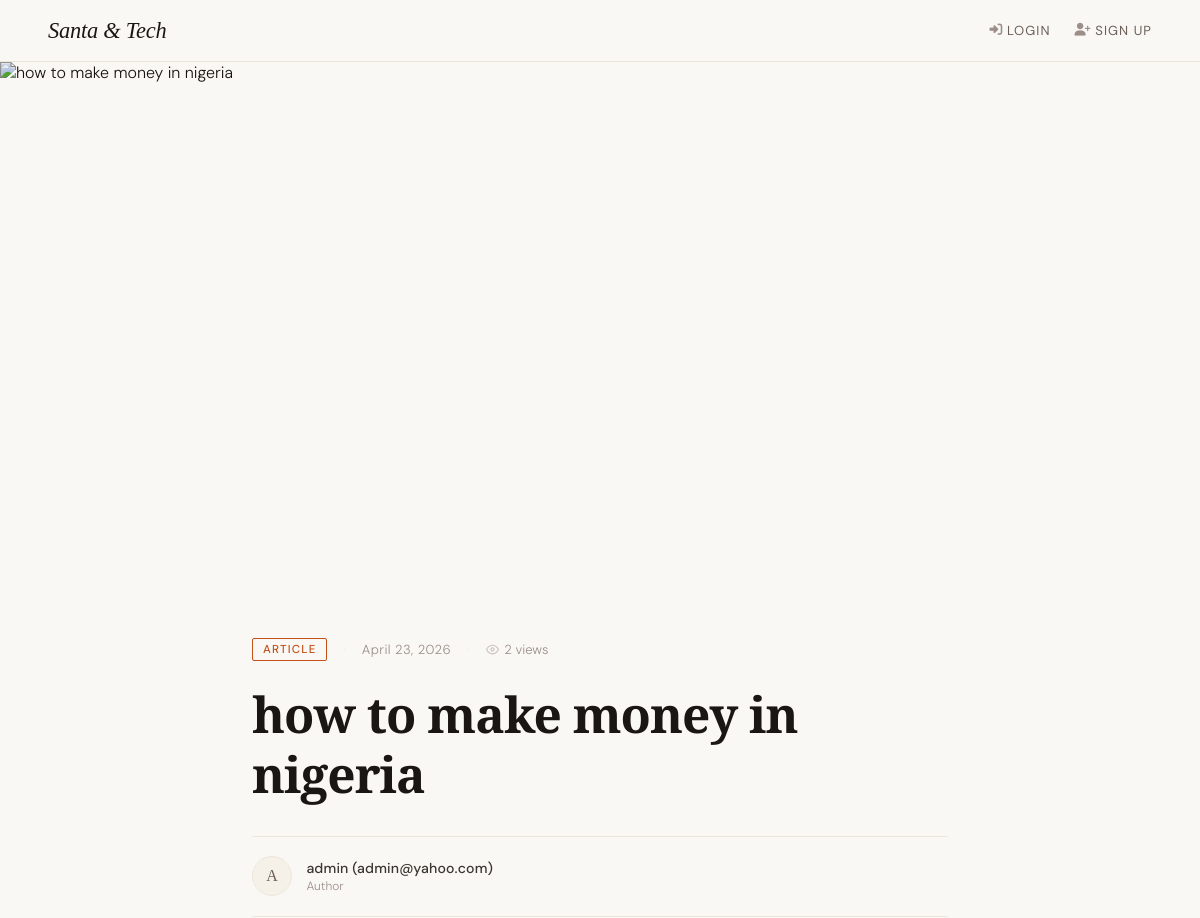
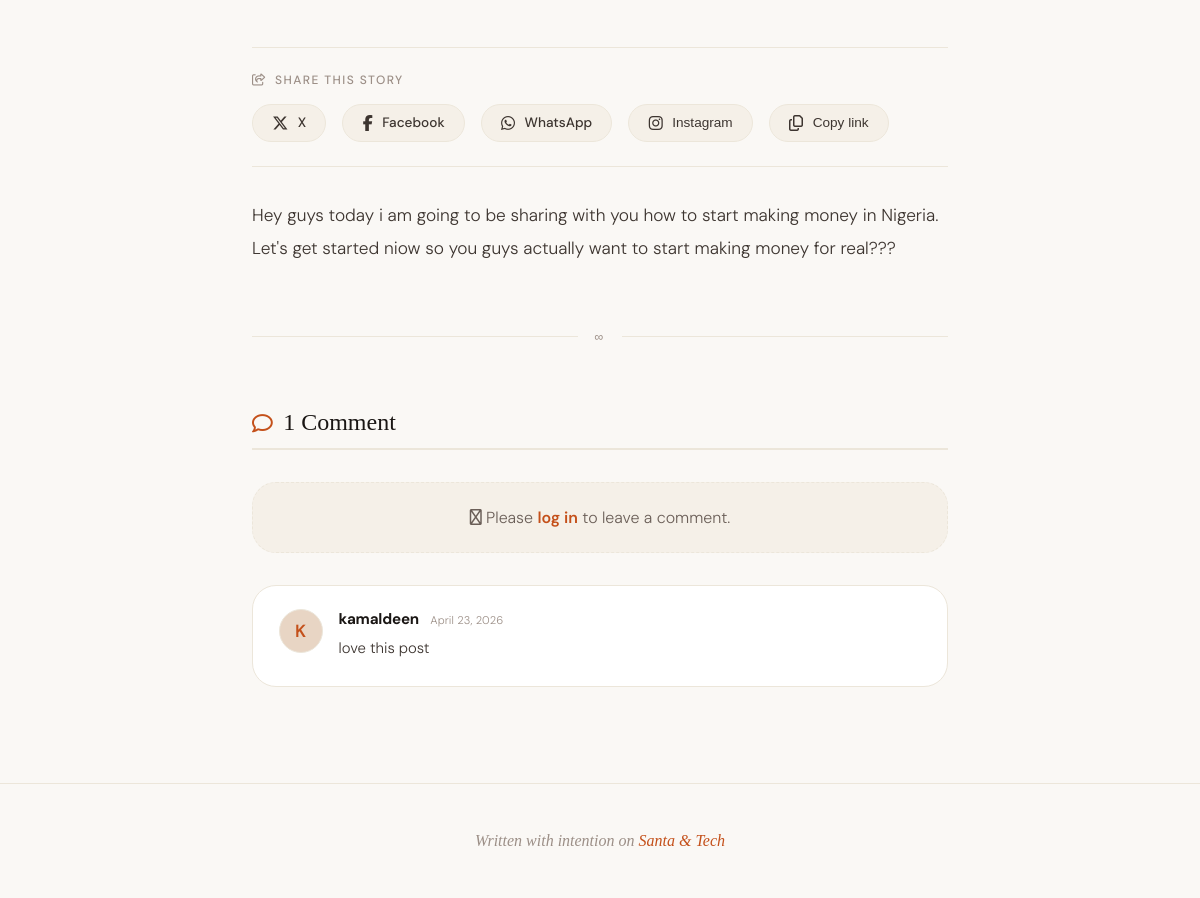
Page /post/heello/ on the committed database (2 pictures, top to bottom).
### blogs/models.py (models this page shows, shortened)
class Post(models.Model):
    title = models.CharField(max_length=200)
    content = models.TextField()
    image = CloudinaryField('image', blank=True, null=True)
    created_at = models.DateTimeField(auto_now_add=True)
    author = models.ForeignKey(User, on_delete=models.CASCADE)
    views = models.PositiveIntegerField(default=0)
    slug = models.SlugField(max_length=200, unique=True)

class User(AbstractBaseUser, PermissionsMixin):
    class UserType(models.TextChoices):
        READER = 'reader', 'Reader'
        AUTHOR = 'author', 'Author'
        ADMIN = 'admin', 'Admin'
    id = models.AutoField(primary_key=True)
    username = models.CharField(max_length=150, unique=True)
    email = models.EmailField(unique=True)
    userType = models.CharField(
        max_length=10,
        choices=UserType.choices,
        default=UserType.READER
    )
    is_staff = models.BooleanField(default=False)
    is_active = models.BooleanField(default=True)
    date_joined = models.DateTimeField(auto_now_add=True)
    updated_at = models.DateTimeField(auto_now=True)
    profile_picture = CloudinaryField('profile_picture', blank=True, null=True)
    objects = CustomUserManager()
    USERNAME_FIELD = 'email'
    REQUIRED_FIELDS = ['username']
    def __str__(self):
        return f"{self.username} ({self.email})"

class Comment(models.Model):
    post = models.ForeignKey(Post, on_delete=models.CASCADE, related_name='comments')
    author = models.ForeignKey(User, on_delete=models.CASCADE)
    content = models.TextField()
    created_at = models.DateTimeField(auto_now_add=True)
    parent = models.ForeignKey(
        'self',
        null=True,
        blank=True,
        on_delete=models.CASCADE,
        related_name='replies'
    )

### blogs/views.py (the view, shortened to what this page needs)
# urls.py: path("post/<slug:slug>/", views.post, name="post"),
def post(request, slug):
    post = get_object_or_404(Post, slug=slug)
    comments = post.comments.filter(parent__isnull=True).order_by("-created_at")
    return render(request, "SinglePost.html", {
        "post": post,
        "comments": comments
    })

### blogs/templates/SinglePost.html (shortened to what this page needs)
<!DOCTYPE html>
<html lang="en">
<head>
    <link rel="stylesheet" href="https://cdnjs.cloudflare.com/ajax/libs/font-awesome/6.5.1/css/all.min.css">
</head>
<body>
    <nav>
        <a href="/" class="nav-brand">Santa &amp; Tech</a>
        <ul class="nav-links">
            {% if user.is_authenticated %}
                <li><i class="fas fa-chart-bar"></i> <a href="{% url 'dashboard' %}">Dashboard</a></li>
                <li><i class="fas fa-sign-out-alt"></i> <a href="{% url 'logout' %}">Logout</a></li>
            {% else %}
                <li><i class="fas fa-sign-in-alt"></i> <a href="{% url 'login' %}">Login</a></li>
                <li><i class="fas fa-user-plus"></i> <a href="{% url 'signup' %}">Sign Up</a></li>
            {% endif %}
        </ul>
    </nav>
    <div class="post-hero">
        <img src="{{ post.image.url }}" alt="{{ post.title }}">
    </div>
    <div class="post-wrapper">
        <div class="post-meta">
            <span class="meta-tag">Article</span>
            <span class="meta-sep">·</span>
            <span class="meta-date">{{ post.created_at|date:"F j, Y" }}</span>
            <span class="meta-sep">·</span>
            <span class="meta-views">
                <svg width="13" height="13" viewBox="0 0 24 24" fill="none" stroke="currentColor" stroke-width="2"><path d="M1 12s4-8 11-8 11 8 11 8-4 8-11 8-11-8-11-8z"/><circle cx="12" cy="12" r="3"/></svg>
                {{ post.views }} views
            </span>
        </div>
        <h1 class="post-title">{{ post.title }}</h1>
        <div class="author-bar">
            <div class="author-avatar">{{ post.author.username|slice:":1"|upper }}</div>
            <div>
                <div class="author-name">{{ post.author }}</div>
                <div class="author-label">Author</div>
            </div>
        </div>
        <div class="share-section">
            <div class="share-label">
                <i class="fa-regular fa-share-from-square"></i>
                Share this story
            </div>
            <div class="share-buttons">
                <a href="#" class="share-btn x" id="shareX" target="_blank" rel="noopener noreferrer">
                    <i class="fa-brands fa-x-twitter"></i> <span>X</span>
                </a>
                <a href="#" class="share-btn facebook" id="shareFacebook" target="_blank" rel="noopener noreferrer">
                    <i class="fa-brands fa-facebook-f"></i> <span>Facebook</span>
                </a>
                <a href="#" class="share-btn whatsapp" id="shareWhatsApp" target="_blank" rel="noopener noreferrer">
                    <i class="fa-brands fa-whatsapp"></i> <span>WhatsApp</span>
                </a>
                <button class="share-btn instagram" id="shareInstagram">
                    <i class="fa-brands fa-instagram"></i> <span>Instagram</span>
                </button>
                <button class="share-btn copy-link" id="copyLinkBtn">
                    <i class="fa-regular fa-copy"></i> <span>Copy link</span>
                </button>
            </div>
        </div>
        <div class="post-content">
            {{ post.content|safe|linebreaks }}
        </div>
        <div class="content-divider">∞</div>
       <div class="comments-wrapper">
    <div class="comments-header">
        <span class="comments-title">
            <i class="fa-regular fa-comment"></i>
            {{ comments|length }} Comment{{ post.comments.count|pluralize }}
        </span>
    </div>
    {% if user.is_authenticated %}
    <form method="POST" class="comment-form">
        {% csrf_token %}
        <input type="hidden" name="parent_id" value="">
        <div class="comment-form-top">
            <div class="comment-avatar">{{ user.username|slice:":1"|upper }}</div>
            <textarea name="content" class="comment-input" placeholder="Share your thoughts..." rows="3" required></textarea>
        </div>
        <div class="comment-form-actions">
            <button type="submit" class="comment-submit">Post Comment</button>
        </div>
    </form>
    {% else %}
    <div class="comment-login-prompt">
        <i class="fa-regular fa-lock"></i>
        <span>Please <a href="{% url 'login' %}">log in</a> to leave a comment.</span>
    </div>
    {% endif %}
    <div class="comments-list">
        {% for comment in comments %}
        <div class="comment-item" id="comment-{{ comment.id }}">
            <div class="comment-avatar">{{ comment.author.username|slice:":1"|upper }}</div>
            <div class="comment-body-wrap">
                <div class="comment-body">
                    <div class="comment-meta">
                        <span class="comment-author">{{ comment.author.username }}</span>
                        <span class="comment-date">{{ comment.created_at|date:"F j, Y" }}</span>
                    </div>
                    <p class="comment-text">{{ comment.content }}</p>
                </div>
            </div>
        </div>
        {% empty %}
        <div class="comment-empty">
            No comments yet. Be the first to share your thoughts!
        </div>
        {% endfor %}
    </div>
</div>
    </div>
    <footer>
        Written with intention on <span>Santa &amp; Tech</span>
    </footer>
</body>
</html>

### rows in the picture
Post: created_at "April 23, 2026", views "2", title "how to make money in nigeria", author.username "A", author "admin (admin@yahoo.com)", content "Hey guys today i am going to be sharing with you how to start making money in Nigeria. Let's get started niow so you guys actually want to start making money for real???"
Comment: author.username "K", author.username "kamaldeen", created_at "April 23, 2026", content "love this post"

### other values in the picture
{{ comments|length }} "1"
